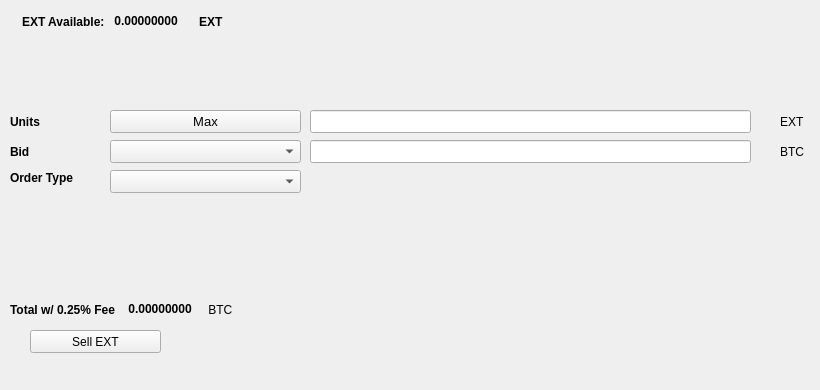
   <widget class="QWidget" name="SellTab">
    <attribute name="title">
     <string>Sell</string>
    </attribute>
    <widget class="QLabel" name="label_16">
     <property name="geometry">
      <rect>
       <x>780</x>
       <y>140</y>
       <width>31</width>
       <height>23</height>
      </rect>
     </property>
     <property name="text">
      <string>BTC</string>
     </property>
    </widget>
    <widget class="QComboBox" name="SellBidcomboBox">
     <property name="geometry">
      <rect>
       <x>110</x>
       <y>140</y>
       <width>191</width>
       <height>23</height>
      </rect>
     </property>
     <property name="font">
      <font>
       <pointsize>10</pointsize>
      </font>
     </property>
    </widget>
    <widget class="QLabel" name="label_18">
     <property name="geometry">
      <rect>
       <x>10</x>
       <y>110</y>
       <width>46</width>
       <height>23</height>
      </rect>
     </property>
     <property name="font">
      <font>
       <weight>75</weight>
       <bold>true</bold>
      </font>
     </property>
     <property name="text">
      <string>Units</string>
     </property>
    </widget>
    <widget class="QPushButton" name="Sell_Max_Amount">
     <property name="geometry">
      <rect>
       <x>110</x>
       <y>110</y>
       <width>191</width>
       <height>23</height>
      </rect>
     </property>
     <property name="font">
      <font>
       <pointsize>10</pointsize>
      </font>
     </property>
     <property name="text">
      <string>Max</string>
     </property>
    </widget>
    <widget class="QLabel" name="label_20">
     <property name="geometry">
      <rect>
       <x>10</x>
       <y>170</y>
       <width>91</width>
       <height>16</height>
      </rect>
     </property>
     <property name="font">
      <font>
       <weight>75</weight>
       <bold>true</bold>
      </font>
     </property>
     <property name="text">
      <string>Order Type</string>
     </property>
    </widget>
    <widget class="QComboBox" name="SellOrdertypeCombo">
     <property name="geometry">
      <rect>
       <x>110</x>
       <y>170</y>
       <width>191</width>
       <height>23</height>
      </rect>
     </property>
     <property name="font">
      <font>
       <pointsize>10</pointsize>
      </font>
     </property>
    </widget>
    <widget class="QLabel" name="label_21">
     <property name="geometry">
      <rect>
       <x>10</x>
       <y>140</y>
       <width>46</width>
       <height>23</height>
      </rect>
     </property>
     <property name="font">
      <font>
       <weight>75</weight>
       <bold>true</bold>
      </font>
     </property>
     <property name="text">
      <string>Bid</string>
     </property>
    </widget>
    <widget class="QLabel" name="label_22">
     <property name="geometry">
      <rect>
       <x>780</x>
       <y>110</y>
       <width>31</width>
       <height>23</height>
      </rect>
     </property>
     <property name="text">
      <string>EXT</string>
     </property>
    </widget>
    <widget class="QLineEdit" name="UnitsInputEXT">
     <property name="geometry">
      <rect>
       <x>310</x>
       <y>110</y>
       <width>441</width>
       <height>23</height>
      </rect>
     </property>
     <property name="font">
      <font>
       <pointsize>9</pointsize>
       <weight>75</weight>
       <bold>true</bold>
      </font>
     </property>
    </widget>
    <widget class="QLineEdit" name="SellBidPriceEdit">
     <property name="geometry">
      <rect>
       <x>310</x>
       <y>140</y>
       <width>441</width>
       <height>23</height>
      </rect>
     </property>
     <property name="font">
      <font>
       <pointsize>9</pointsize>
       <weight>75</weight>
       <bold>true</bold>
      </font>
     </property>
    </widget>
    <widget class="QPushButton" name="SellEXTBTN">
     <property name="geometry">
      <rect>
       <x>30</x>
       <y>330</y>
       <width>131</width>
       <height>23</height>
      </rect>
     </property>
     <property name="text">
      <string>Sell EXT</string>
     </property>
     <property name="icon">
      <iconset resource="../exsolution">
       <normaloff>:/icons/bitcoin</normaloff>:/icons/bitcoin</iconset>
     </property>
    </widget>
    <widget class="QWidget" name="layoutWidget3">
     <property name="geometry">
      <rect>
       <x>22</x>
       <y>12</y>
       <width>258</width>
       <height>19</height>
      </rect>
     </property>
     <layout class="QHBoxLayout" name="horizontalLayout">
      <item>
       <widget class="QLabel" name="label232_2">
        <property name="font">
         <font>
          <weight>75</weight>
          <bold>true</bold>
         </font>
        </property>
        <property name="text">
         <string>EXT Available:</string>
        </property>
       </widget>
      </item>
      <item>
       <widget class="QLabel" name="EXTAvailableLabel">
        <property name="palette">
         <palette>
          <active>
           <colorrole role="WindowText">
            <brush brushstyle="SolidPattern">
             <color alpha="255">
              <red>0</red>
              <green>0</green>
              <blue>0</blue>
             </color>
            </brush>
           </colorrole>
           <colorrole role="Button">
            <brush brushstyle="SolidPattern">
             <color alpha="255">
              <red>0</red>
              <green>170</green>
              <blue>0</blue>
             </color>
            </brush>
           </colorrole>
           <colorrole role="Light">
            <brush brushstyle="SolidPattern">
             <color alpha="255">
              <red>0</red>
              <green>255</green>
              <blue>0</blue>
             </color>
            </brush>
           </colorrole>
           <colorrole role="Midlight">
            <brush brushstyle="SolidPattern">
             <color alpha="255">
              <red>0</red>
              <green>212</green>
              <blue>0</blue>
             </color>
            </brush>
           </colorrole>
           <colorrole role="Dark">
            <brush brushstyle="SolidPattern">
             <color alpha="255">
              <red>0</red>
              <green>85</green>
              <blue>0</blue>
             </color>
            </brush>
           </colorrole>
           <colorrole role="Mid">
            <brush brushstyle="SolidPattern">
             <color alpha="255">
              <red>0</red>
              <green>113</green>
              <blue>0</blue>
             </color>
            </brush>
           </colorrole>
           <colorrole role="Text">
            <brush brushstyle="SolidPattern">
             <color alpha="255">
              <red>0</red>
              <green>170</green>
              <blue>0</blue>
             </color>
            </brush>
           </colorrole>
           <colorrole role="BrightText">
            <brush brushstyle="SolidPattern">
             <color alpha="255">
              <red>255</red>
              <green>255</green>
              <blue>255</blue>
             </color>
            </brush>
           </colorrole>
           <colorrole role="ButtonText">
            <brush brushstyle="SolidPattern">
             <color alpha="255">
              <red>0</red>
              <green>0</green>
              <blue>0</blue>
             </color>
            </brush>
           </colorrole>
           <colorrole role="Base">
            <brush brushstyle="SolidPattern">
             <color alpha="255">
              <red>255</red>
              <green>255</green>
              <blue>255</blue>
             </color>
            </brush>
           </colorrole>
           <colorrole role="Window">
            <brush brushstyle="SolidPattern">
             <color alpha="255">
              <red>0</red>
              <green>170</green>
              <blue>0</blue>
             </color>
            </brush>
           </colorrole>
           <colorrole role="Shadow">
            <brush brushstyle="SolidPattern">
             <color alpha="255">
              <red>0</red>
              <green>0</green>
              <blue>0</blue>
             </color>
            </brush>
           </colorrole>
           <colorrole role="AlternateBase">
            <brush brushstyle="SolidPattern">
             <color alpha="255">
              <red>127</red>
              <green>212</green>
              <blue>127</blue>
             </color>
            </brush>
           </colorrole>
           <colorrole role="ToolTipBase">
            <brush brushstyle="SolidPattern">
             <color alpha="255">
              <red>255</red>
              <green>255</green>
              <blue>220</blue>
             </color>
            </brush>
           </colorrole>
           <colorrole role="ToolTipText">
            <brush brushstyle="SolidPattern">
             <color alpha="255">
              <red>0</red>
              <green>0</green>
              <blue>0</blue>
             </color>
            </brush>
           </colorrole>
          </active>
          <inactive>
           <colorrole role="WindowText">
            <brush brushstyle="SolidPattern">
             <color alpha="255">
              <red>0</red>
              <green>0</green>
              <blue>0</blue>
             </color>
            </brush>
           </colorrole>
           <colorrole role="Button">
            <brush brushstyle="SolidPattern">
             <color alpha="255">
              <red>0</red>
              <green>170</green>
              <blue>0</blue>
             </color>
            </brush>
           </colorrole>
           <colorrole role="Light">
            <brush brushstyle="SolidPattern">
             <color alpha="255">
              <red>0</red>
              <green>255</green>
              <blue>0</blue>
             </color>
            </brush>
           </colorrole>
           <colorrole role="Midlight">
            <brush brushstyle="SolidPattern">
             <color alpha="255">
              <red>0</red>
              <green>212</green>
              <blue>0</blue>
             </color>
            </brush>
           </colorrole>
           <colorrole role="Dark">
            <brush brushstyle="SolidPattern">
             <color alpha="255">
              <red>0</red>
              <green>85</green>
              <blue>0</blue>
             </color>
            </brush>
           </colorrole>
           <colorrole role="Mid">
            <brush brushstyle="SolidPattern">
             <color alpha="255">
              <red>0</red>
              <green>113</green>
              <blue>0</blue>
             </color>
            </brush>
           </colorrole>
           <colorrole role="Text">
            <brush brushstyle="SolidPattern">
             <color alpha="255">
              <red>0</red>
              <green>170</green>
              <blue>0</blue>
             </color>
            </brush>
           </colorrole>
           <colorrole role="BrightText">
            <brush brushstyle="SolidPattern">
             <color alpha="255">
              <red>255</red>
              <green>255</green>
              <blue>255</blue>
             </color>
            </brush>
           </colorrole>
           <colorrole role="ButtonText">
            <brush brushstyle="SolidPattern">
             <color alpha="255">
              <red>0</red>
              <green>0</green>
              <blue>0</blue>
             </color>
            </brush>
           </colorrole>
           <colorrole role="Base">
            <brush brushstyle="SolidPattern">
             <color alpha="255">
              <red>255</red>
              <green>255</green>
              <blue>255</blue>
             </color>
            </brush>
           </colorrole>
           <colorrole role="Window">
            <brush brushstyle="SolidPattern">
             <color alpha="255">
              <red>0</red>
              <green>170</green>
              <blue>0</blue>
             </color>
            </brush>
           </colorrole>
           <colorrole role="Shadow">
            <brush brushstyle="SolidPattern">
             <color alpha="255">
              <red>0</red>
              <green>0</green>
              <blue>0</blue>
             </color>
            </brush>
           </colorrole>
           <colorrole role="AlternateBase">
            <brush brushstyle="SolidPattern">
             <color alpha="255">
              <red>127</red>
              <green>212</green>
              <blue>127</blue>
             </color>
            </brush>
           </colorrole>
           <colorrole role="ToolTipBase">
            <brush brushstyle="SolidPattern">
             <color alpha="255">
              <red>255</red>
              <green>255</green>
              <blue>220</blue>
             </color>
            </brush>
           </colorrole>
           <colorrole role="ToolTipText">
            <brush brushstyle="SolidPattern">
             <color alpha="255">
              <red>0</red>
              <green>0</green>
              <blue>0</blue>
             </color>
            </brush>
           </colorrole>
          </inactive>
          <disabled>
           <colorrole role="WindowText">
            <brush brushstyle="SolidPattern">
             <color alpha="255">
              <red>0</red>
              <green>85</green>
              <blue>0</blue>
             </color>
            </brush>
           </colorrole>
           <colorrole role="Button">
            <brush brushstyle="SolidPattern">
             <color alpha="255">
              <red>0</red>
              <green>170</green>
              <blue>0</blue>
             </color>
            </brush>
           </colorrole>
           <colorrole role="Light">
            <brush brushstyle="SolidPattern">
             <color alpha="255">
              <red>0</red>
              <green>255</green>
              <blue>0</blue>
             </color>
            </brush>
           </colorrole>
           <colorrole role="Midlight">
            <brush brushstyle="SolidPattern">
             <color alpha="255">
              <red>0</red>
              <green>212</green>
              <blue>0</blue>
             </color>
            </brush>
           </colorrole>
           <colorrole role="Dark">
            <brush brushstyle="SolidPattern">
             <color alpha="255">
              <red>0</red>
              <green>85</green>
              <blue>0</blue>
             </color>
            </brush>
           </colorrole>
           <colorrole role="Mid">
            <brush brushstyle="SolidPattern">
             <color alpha="255">
              <red>0</red>
              <green>113</green>
              <blue>0</blue>
             </color>
            </brush>
           </colorrole>
           <colorrole role="Text">
            <brush brushstyle="SolidPattern">
             <color alpha="255">
              <red>0</red>
              <green>85</green>
              <blue>0</blue>
             </color>
            </brush>
           </colorrole>
           <colorrole role="BrightText">
            <brush brushstyle="SolidPattern">
             <color alpha="255">
              <red>255</red>
              <green>255</green>
              <blue>255</blue>
             </color>
            </brush>
           </colorrole>
           <colorrole role="ButtonText">
            <brush brushstyle="SolidPattern">
             <color alpha="255">
              <red>0</red>
              <green>85</green>
              <blue>0</blue>
             </color>
            </brush>
           </colorrole>
           <colorrole role="Base">
            <brush brushstyle="SolidPattern">
             <color alpha="255">
              <red>0</red>
              <green>170</green>
              <blue>0</blue>
             </color>
            </brush>
           </colorrole>
           <colorrole role="Window">
            <brush brushstyle="SolidPattern">
             <color alpha="255">
              <red>0</red>
              <green>170</green>
              <blue>0</blue>
             </color>
            </brush>
           </colorrole>
           <colorrole role="Shadow">
            <brush brushstyle="SolidPattern">
             <color alpha="255">
              <red>0</red>
              <green>0</green>
              <blue>0</blue>
             </color>
            </brush>
           </colorrole>
           <colorrole role="AlternateBase">
            <brush brushstyle="SolidPattern">
             <color alpha="255">
              <red>0</red>
              <green>170</green>
              <blue>0</blue>
             </color>
            </brush>
           </colorrole>
           <colorrole role="ToolTipBase">
            <brush brushstyle="SolidPattern">
             <color alpha="255">
              <red>255</red>
              <green>255</green>
              <blue>220</blue>
             </color>
            </brush>
           </colorrole>
           <colorrole role="ToolTipText">
            <brush brushstyle="SolidPattern">
             <color alpha="255">
              <red>0</red>
              <green>0</green>
              <blue>0</blue>
             </color>
            </brush>
           </colorrole>
          </disabled>
         </palette>
        </property>
        <property name="font">
         <font>
          <weight>75</weight>
          <bold>true</bold>
         </font>
        </property>
        <property name="text">
         <string> 0.00000000 </string>
        </property>
        <property name="textInteractionFlags">
         <set>Qt::LinksAccessibleByMouse|Qt::TextSelectableByKeyboard|Qt::TextSelectableByMouse</set>
        </property>
       </widget>
      </item>
      <item>
       <widget class="QLabel" name="labelEXT">
        <property name="font">
         <font>
          <weight>75</weight>
          <bold>true</bold>
         </font>
        </property>
        <property name="text">
         <string>EXT</string>
        </property>
       </widget>
      </item>
     </layout>
    </widget>
    <widget class="QWidget" name="layoutWidget">
     <property name="geometry">
      <rect>
       <x>10</x>
       <y>300</y>
       <width>268</width>
       <height>19</height>
      </rect>
     </property>
     <layout class="QHBoxLayout" name="horizontalLayout_2">
      <item>
       <widget class="QLabel" name="label_19">
        <property name="font">
         <font>
          <weight>75</weight>
          <bold>true</bold>
         </font>
        </property>
        <property name="text">
         <string>Total w/ 0.25% Fee </string>
        </property>
       </widget>
      </item>
      <item>
       <widget class="QLabel" name="SellCostLabel">
        <property name="palette">
         <palette>
          <active>
           <colorrole role="WindowText">
            <brush brushstyle="SolidPattern">
             <color alpha="255">
              <red>0</red>
              <green>0</green>
              <blue>0</blue>
             </color>
            </brush>
           </colorrole>
           <colorrole role="Button">
            <brush brushstyle="SolidPattern">
             <color alpha="255">
              <red>0</red>
              <green>170</green>
              <blue>0</blue>
             </color>
            </brush>
           </colorrole>
           <colorrole role="Light">
            <brush brushstyle="SolidPattern">
             <color alpha="255">
              <red>0</red>
              <green>255</green>
              <blue>0</blue>
             </color>
            </brush>
           </colorrole>
           <colorrole role="Midlight">
            <brush brushstyle="SolidPattern">
             <color alpha="255">
              <red>0</red>
              <green>212</green>
              <blue>0</blue>
             </color>
            </brush>
           </colorrole>
           <colorrole role="Dark">
            <brush brushstyle="SolidPattern">
             <color alpha="255">
              <red>0</red>
              <green>85</green>
              <blue>0</blue>
             </color>
            </brush>
           </colorrole>
           <colorrole role="Mid">
            <brush brushstyle="SolidPattern">
             <color alpha="255">
              <red>0</red>
              <green>113</green>
              <blue>0</blue>
             </color>
            </brush>
           </colorrole>
           <colorrole role="Text">
            <brush brushstyle="SolidPattern">
             <color alpha="255">
              <red>0</red>
              <green>170</green>
              <blue>0</blue>
             </color>
            </brush>
           </colorrole>
           <colorrole role="BrightText">
            <brush brushstyle="SolidPattern">
             <color alpha="255">
              <red>255</red>
              <green>255</green>
              <blue>255</blue>
             </color>
            </brush>
           </colorrole>
           <colorrole role="ButtonText">
            <brush brushstyle="SolidPattern">
             <color alpha="255">
              <red>0</red>
              <green>0</green>
              <blue>0</blue>
             </color>
            </brush>
           </colorrole>
           <colorrole role="Base">
            <brush brushstyle="SolidPattern">
             <color alpha="255">
              <red>255</red>
              <green>255</green>
              <blue>255</blue>
             </color>
            </brush>
           </colorrole>
           <colorrole role="Window">
            <brush brushstyle="SolidPattern">
             <color alpha="255">
              <red>0</red>
              <green>170</green>
              <blue>0</blue>
             </color>
            </brush>
           </colorrole>
           <colorrole role="Shadow">
            <brush brushstyle="SolidPattern">
             <color alpha="255">
              <red>0</red>
              <green>0</green>
              <blue>0</blue>
             </color>
            </brush>
           </colorrole>
           <colorrole role="AlternateBase">
            <brush brushstyle="SolidPattern">
             <color alpha="255">
              <red>127</red>
              <green>212</green>
              <blue>127</blue>
             </color>
            </brush>
           </colorrole>
           <colorrole role="ToolTipBase">
            <brush brushstyle="SolidPattern">
             <color alpha="255">
              <red>255</red>
              <green>255</green>
              <blue>220</blue>
             </color>
            </brush>
           </colorrole>
           <colorrole role="ToolTipText">
            <brush brushstyle="SolidPattern">
             <color alpha="255">
              <red>0</red>
              <green>0</green>
              <blue>0</blue>
             </color>
            </brush>
           </colorrole>
          </active>
          <inactive>
           <colorrole role="WindowText">
            <brush brushstyle="SolidPattern">
             <color alpha="255">
              <red>0</red>
              <green>0</green>
              <blue>0</blue>
             </color>
            </brush>
           </colorrole>
           <colorrole role="Button">
            <brush brushstyle="SolidPattern">
             <color alpha="255">
              <red>0</red>
              <green>170</green>
              <blue>0</blue>
             </color>
            </brush>
           </colorrole>
           <colorrole role="Light">
            <brush brushstyle="SolidPattern">
             <color alpha="255">
              <red>0</red>
              <green>255</green>
              <blue>0</blue>
             </color>
            </brush>
           </colorrole>
           <colorrole role="Midlight">
            <brush brushstyle="SolidPattern">
             <color alpha="255">
              <red>0</red>
              <green>212</green>
              <blue>0</blue>
             </color>
            </brush>
           </colorrole>
           <colorrole role="Dark">
            <brush brushstyle="SolidPattern">
             <color alpha="255">
              <red>0</red>
              <green>85</green>
              <blue>0</blue>
             </color>
            </brush>
           </colorrole>
           <colorrole role="Mid">
            <brush brushstyle="SolidPattern">
             <color alpha="255">
              <red>0</red>
              <green>113</green>
              <blue>0</blue>
             </color>
            </brush>
           </colorrole>
           <colorrole role="Text">
            <brush brushstyle="SolidPattern">
             <color alpha="255">
              <red>0</red>
              <green>170</green>
              <blue>0</blue>
             </color>
            </brush>
           </colorrole>
           <colorrole role="BrightText">
            <brush brushstyle="SolidPattern">
             <color alpha="255">
              <red>255</red>
              <green>255</green>
              <blue>255</blue>
             </color>
            </brush>
           </colorrole>
           <colorrole role="ButtonText">
            <brush brushstyle="SolidPattern">
             <color alpha="255">
              <red>0</red>
              <green>0</green>
              <blue>0</blue>
             </color>
            </brush>
           </colorrole>
           <colorrole role="Base">
            <brush brushstyle="SolidPattern">
             <color alpha="255">
              <red>255</red>
              <green>255</green>
              <blue>255</blue>
             </color>
            </brush>
           </colorrole>
           <colorrole role="Window">
            <brush brushstyle="SolidPattern">
             <color alpha="255">
              <red>0</red>
              <green>170</green>
              <blue>0</blue>
             </color>
            </brush>
           </colorrole>
           <colorrole role="Shadow">
            <brush brushstyle="SolidPattern">
             <color alpha="255">
              <red>0</red>
              <green>0</green>
              <blue>0</blue>
             </color>
            </brush>
           </colorrole>
           <colorrole role="AlternateBase">
            <brush brushstyle="SolidPattern">
             <color alpha="255">
              <red>127</red>
              <green>212</green>
              <blue>127</blue>
             </color>
            </brush>
           </colorrole>
           <colorrole role="ToolTipBase">
            <brush brushstyle="SolidPattern">
             <color alpha="255">
              <red>255</red>
              <green>255</green>
              <blue>220</blue>
             </color>
            </brush>
           </colorrole>
           <colorrole role="ToolTipText">
            <brush brushstyle="SolidPattern">
             <color alpha="255">
              <red>0</red>
              <green>0</green>
              <blue>0</blue>
             </color>
            </brush>
           </colorrole>
          </inactive>
          <disabled>
           <colorrole role="WindowText">
            <brush brushstyle="SolidPattern">
             <color alpha="255">
              <red>0</red>
              <green>85</green>
              <blue>0</blue>
             </color>
            </brush>
           </colorrole>
           <colorrole role="Button">
            <brush brushstyle="SolidPattern">
             <color alpha="255">
              <red>0</red>
              <green>170</green>
              <blue>0</blue>
             </color>
            </brush>
           </colorrole>
           <colorrole role="Light">
            <brush brushstyle="SolidPattern">
             <color alpha="255">
              <red>0</red>
              <green>255</green>
              <blue>0</blue>
             </color>
            </brush>
           </colorrole>
           <colorrole role="Midlight">
            <brush brushstyle="SolidPattern">
             <color alpha="255">
              <red>0</red>
              <green>212</green>
              <blue>0</blue>
             </color>
            </brush>
           </colorrole>
           <colorrole role="Dark">
            <brush brushstyle="SolidPattern">
             <color alpha="255">
              <red>0</red>
              <green>85</green>
              <blue>0</blue>
             </color>
            </brush>
           </colorrole>
           <colorrole role="Mid">
            <brush brushstyle="SolidPattern">
             <color alpha="255">
              <red>0</red>
              <green>113</green>
              <blue>0</blue>
             </color>
            </brush>
           </colorrole>
           <colorrole role="Text">
            <brush brushstyle="SolidPattern">
             <color alpha="255">
              <red>0</red>
              <green>85</green>
              <blue>0</blue>
             </color>
            </brush>
           </colorrole>
           <colorrole role="BrightText">
            <brush brushstyle="SolidPattern">
             <color alpha="255">
              <red>255</red>
              <green>255</green>
              <blue>255</blue>
             </color>
            </brush>
           </colorrole>
           <colorrole role="ButtonText">
            <brush brushstyle="SolidPattern">
             <color alpha="255">
              <red>0</red>
              <green>85</green>
              <blue>0</blue>
             </color>
            </brush>
           </colorrole>
           <colorrole role="Base">
            <brush brushstyle="SolidPattern">
             <color alpha="255">
              <red>0</red>
              <green>170</green>
              <blue>0</blue>
             </color>
            </brush>
           </colorrole>
           <colorrole role="Window">
            <brush brushstyle="SolidPattern">
             <color alpha="255">
              <red>0</red>
              <green>170</green>
              <blue>0</blue>
             </color>
            </brush>
           </colorrole>
           <colorrole role="Shadow">
            <brush brushstyle="SolidPattern">
             <color alpha="255">
              <red>0</red>
              <green>0</green>
              <blue>0</blue>
             </color>
            </brush>
           </colorrole>
           <colorrole role="AlternateBase">
            <brush brushstyle="SolidPattern">
             <color alpha="255">
              <red>0</red>
              <green>170</green>
              <blue>0</blue>
             </color>
            </brush>
           </colorrole>
           <colorrole role="ToolTipBase">
            <brush brushstyle="SolidPattern">
             <color alpha="255">
              <red>255</red>
              <green>255</green>
              <blue>220</blue>
             </color>
            </brush>
           </colorrole>
           <colorrole role="ToolTipText">
            <brush brushstyle="SolidPattern">
             <color alpha="255">
              <red>0</red>
              <green>0</green>
              <blue>0</blue>
             </color>
            </brush>
           </colorrole>
          </disabled>
         </palette>
        </property>
        <property name="font">
         <font>
          <weight>75</weight>
          <bold>true</bold>
         </font>
        </property>
        <property name="autoFillBackground">
         <bool>false</bool>
        </property>
        <property name="text">
         <string> 0.00000000</string>
        </property>
        <property name="textInteractionFlags">
         <set>Qt::LinksAccessibleByMouse|Qt::TextSelectableByMouse</set>
        </property>
       </widget>
      </item>
      <item>
       <widget class="QLabel" name="label_17">
        <property name="font">
         <font>
          <weight>50</weight>
          <bold>false</bold>
         </font>
        </property>
        <property name="text">
         <string> BTC</string>
        </property>
       </widget>
      </item>
     </layout>
    </widget>
    <widget class="QLabel" name="label_23">
     <property name="geometry">
      <rect>
       <x>460</x>
       <y>300</y>
       <width>281</width>
       <height>81</height>
      </rect>
     </property>
     <property name="text">
      <string/>
     </property>
     <property name="pixmap">
      <pixmap>:/images/bittrex</pixmap>
     </property>
    </widget>
   </widget>
